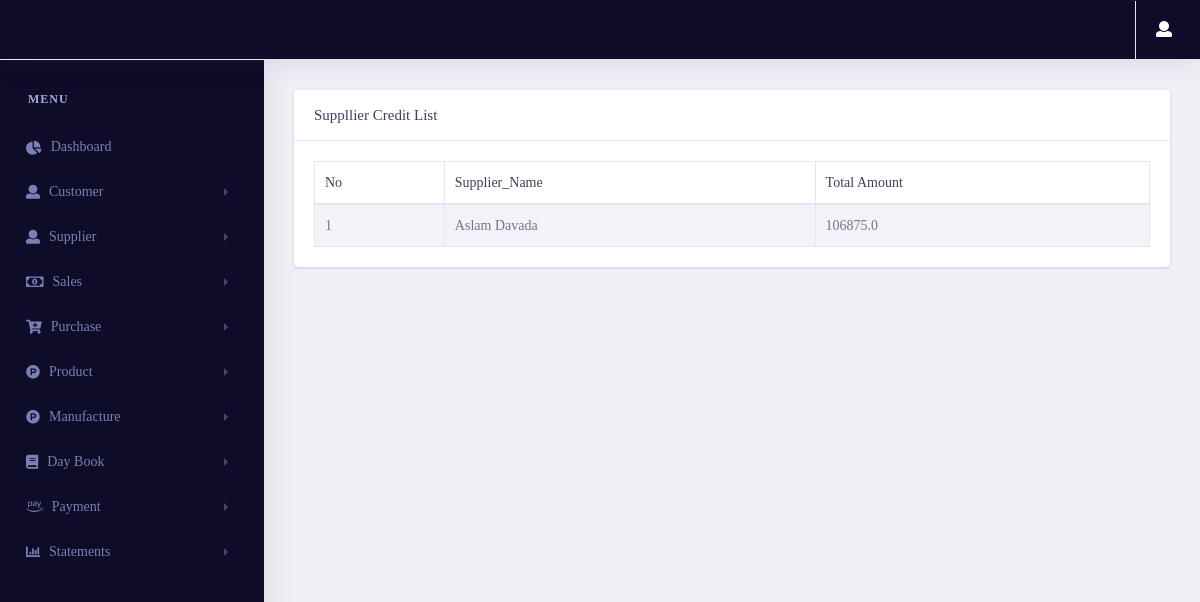
Page /statement/supplier_credit/ (signed in) on the earlier database version.
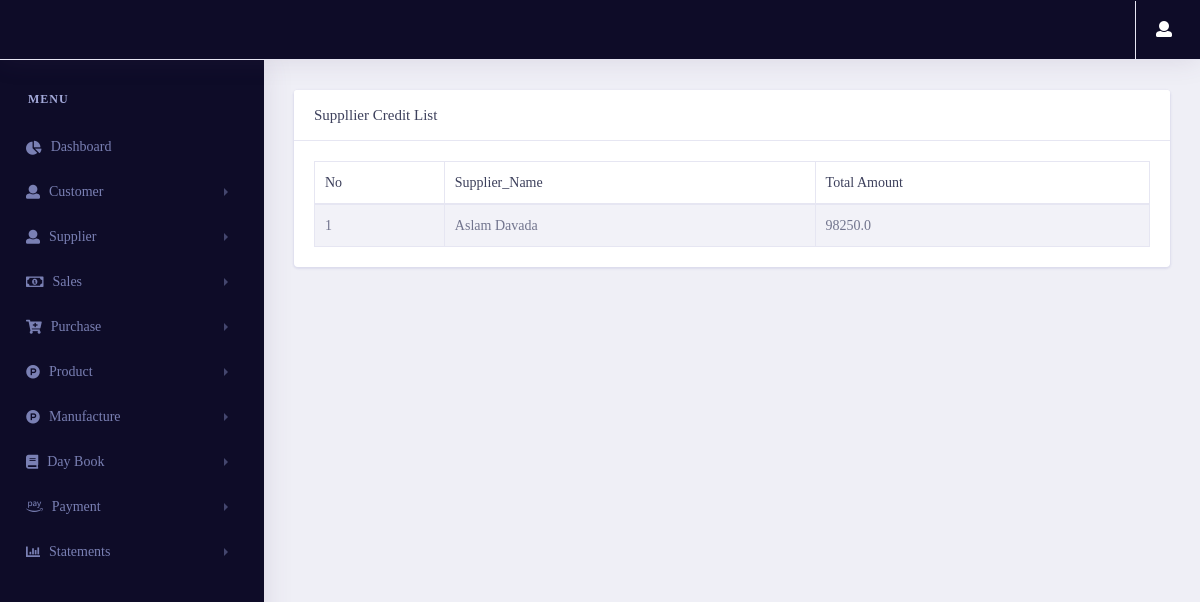
Same page on the later database version.
### supplier/models.py (models this page shows, shortened)
class supplieraccount_gst(models.Model):
    supplier_name = models.OneToOneField(Supplier_gst,on_delete=models.CASCADE)
    amount = models.FloatField(default=0,null=True,blank=True)
    id = models.UUIDField(default=uuid.uuid4 , unique=True , primary_key=True , editable=False)

class Supplier_gst(models.Model):
    supplierid = models.CharField(max_length=10, null=True, blank=True)
    fullname = models.CharField(max_length=50)
    email = models.EmailField(max_length=254)
    contactno = models.CharField(max_length=50)
    gst = models.CharField(max_length=50)
    city = models.CharField(max_length=50)
    state = models.CharField(max_length=50)
    landmark = models.CharField(max_length=50)
    id = models.UUIDField(default=uuid.uuid4 , unique=True , primary_key=True , editable=False)
    def __str__(self):
        return self.fullname

### statements/views.py (the view)
# urls.py: path('supplier_credit/',views.supplier_credit,name="supplier_credit"),
@login_required(login_url='login')
def supplier_credit(request):
    try:
        if request.session['Estimate']:
            supplier_credit_list = supplieraccount_estimate.objects.select_related('supplier_name').all()
        if request.session['GST']:
            supplier_credit_list = supplieraccount_gst.objects.select_related('supplier_name').all()
        context = {
            'supplier_credit_list':supplier_credit_list
        }
        return render(request,'statements/suppliercredit.html',context)
    except:
        return redirect('error404')

### statements/templates/statements/suppliercredit.html (shortened to what this page needs)
{% extends 'pages/base.html' %}
{% load static %}
{% load user_auth %}
{% block content %}
<link rel="stylesheet" href="{% static 'vendor/bootstrap/css/bootstrap.min.css' %}">
<link href="{% static 'vendor/fonts/circular-std/style.css' %}" rel="stylesheet">
<link rel="stylesheet" href="{% static 'libs/css/style.css' %}">
<link rel="stylesheet" href="{% static 'vendor/fonts/fontawesome/css/fontawesome-all.css' %}">
<link rel="stylesheet" type="text/css" href="{% static 'vendor/datatables/css/dataTables.bootstrap4.css' %}">
{% if request.session.Estimate %}
<div class="row">
    <div class="col-xl-12 col-lg-12 col-md-12 col-sm-12 col-12">
        <div class="card">
            <h5 class="card-header">Suppllier Credit List</h5>
            <div class="card-body">
                <div class="table-responsive">
                    <table class="table table-striped table-bordered first" id="example">
                        <thead>
                        <tr>
                            <th>No</th>
                            <th>Supplier_Name</th>
                            <th>Total Amount</th>
                        </tr>
                        </thead>
                        <tbody>
                        {% for i in supplier_credit_list %}
                        <tr>
                            <td>{{forloop.counter}}</td>
                            <td>{{i.supplier_name}}</td>
                            <td>{{i.amount}}</td>
                        </tr>
                        {% endfor %}
                        </tbody>
                    </table>
                </div>
            </div>
        </div>
    </div>
</div>
{% endif %}
{% endblock content %}

Differences in the rows shown:
changed supplieraccount_gst "Aslam Davada": amount "106875.0" → "98250.0"
